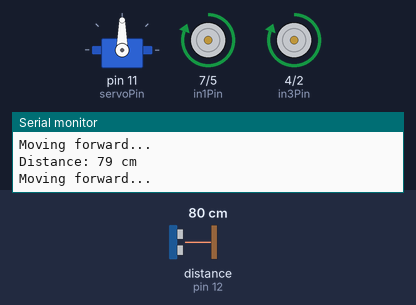
Simulated run of this sketch. Board: Arduino Uno, built with avr-gcc and run on an emulated ATmega328P. Shown: servo, motor-driver pin pairs drawn as motors (green arrow = first pin HIGH = forward, orange = second pin HIGH = backward, longer = more drive, scaled by the enable pin), the last lines printed to the serial monitor. Wiring (inferred from the names in the program): ultrasonic range finder: trigger pin 13; echo pin 12. The inputs (shaded band) are chosen by the test bench; at power-on: distance to the obstacle (sensor on pin 12) 80 cm. The echo pulse lasts 58.3 µs per cm.

Above: at 1.7 s.
1.8 s: distance to the obstacle (sensor on pin 12) set to 34 cm
3.3 s: distance to the obstacle (sensor on pin 12) set to 28 cm
At 4.1 s:
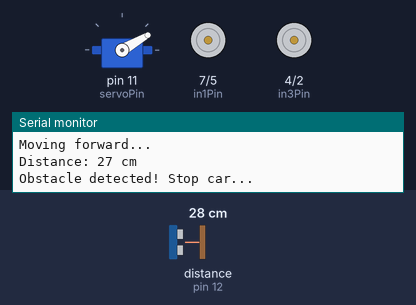
At 6.2 s:
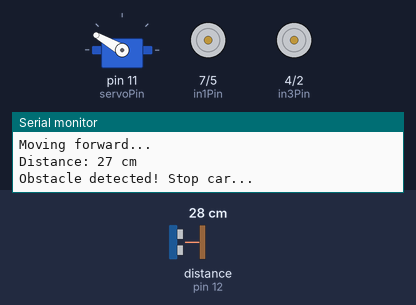
6.3 s: distance to the obstacle (sensor on pin 12) set to 35 cm
At 8.6 s:
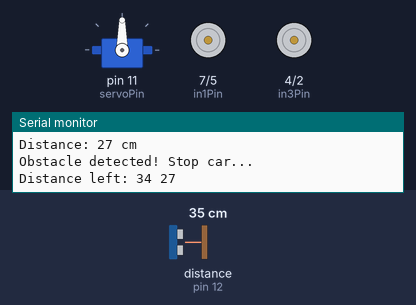
Timing chart, 0 to 10.8 s (numbered marks = the images above; inputs shaded):
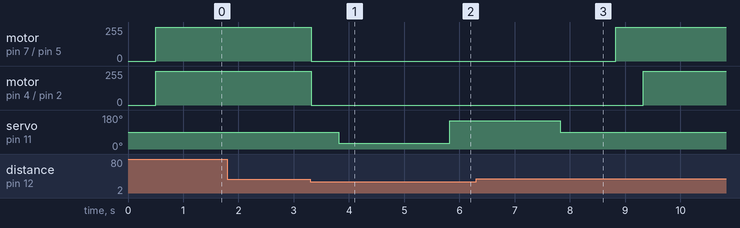

Measured:
- the behaviour switches between 31 and 30 cm on distance to the obstacle (sensor on pin 12) (found by bisection; images 0 and 1)
- after the input at 3.3 s, motor on pin 7 (in1Pin) / pin 5 (in2Pin), motor on pin 4 (in3Pin) / pin 2 (in4Pin): forward 255/255 → stopped at once; servo on pin 11 (servoPin): 90° → 30° after 0.52 s, → 150° 2.0 s later
- after the input at 6.3 s, servo on pin 11 (servoPin): goes on until 7.8 s, then stays 90°

The sketch:

SimpleCodeWithServo.ino
```cpp
#include <Servo.h>

const int trigPin = 13;  // Ultrasonic sensor Trigger Pin
const int echoPin = 12;  // Ultrasonic sensor Echo Pin
const int servoPin = 11;

// Motor control pins: L298N H-bridge
const int enAPin = 6;   // Left motor PWM speed control
const int in1Pin = 7;   // Left motor Direction 1
const int in2Pin = 5;   // Left motor Direction 2
const int in3Pin = 4;   // Right motor Direction 1
const int in4Pin = 2;   // Right motor Direction 2
const int enBPin = 3;   // Right motor PWM speed control

Servo servo;

long duration;
int distance;

void setup() {
  Serial.begin(9600);

  // Set pin modes
  pinMode(trigPin, OUTPUT);
  pinMode(echoPin, INPUT);
  pinMode(enAPin, OUTPUT);
  pinMode(in1Pin, OUTPUT);
  pinMode(in2Pin, OUTPUT);
  pinMode(enBPin, OUTPUT);
  pinMode(in3Pin, OUTPUT);
  pinMode(in4Pin, OUTPUT);
  servo.attach(servoPin);
  servo.write(90);
  delay(500);
  moveForward();
}

void loop() {
  distance = measureDistance();
  Serial.println("Distance: " + String(distance) + " cm");

  if (distance < 30) {
    Serial.println("Obstacle detected! Stop car...");
    // moveBackward(5);
    stopMotors();
    delay(500);

    int distanceRight = scanRight();
    int distanceLeft = scanLeft();
    Serial.println("Distance left: " +String(distanceLeft) + " "+ String(distanceRight));
    sensorbackToCenter();

    if(distanceRight > distanceLeft && distanceRight >= 30) {
      Serial.println("Turning right...");
      turnRight();
    } else if(distanceLeft > distanceRight && distanceLeft >= 30)  {
      Serial.println("Turning Left...");
      turnLeft();
    } else if(distanceLeft < 30 && distanceRight < 30) {
      moveBackward(15);
      delay(500);
    } else {
      Serial.println("Turning right...");
      turnRight();
    }
  } else {
    Serial.println("Moving forward...");
    moveForward();
  }
  moveForward();

  delay(100);  // Small delay to stabilize readings
}

int scanRight() {
  servo.write(30);
  delay(2000);
  return measureDistance();
}

int scanLeft() {

  servo.write(150);
  delay(2000);
  return measureDistance();
}

// Measure distance using the ultrasonic sensor
unsigned int measureDistance() {
  digitalWrite(trigPin, LOW);
  delayMicroseconds(2);
  digitalWrite(trigPin, HIGH);
  delayMicroseconds(10);
  digitalWrite(trigPin, LOW);

  long period = pulseIn(echoPin, HIGH);
  return period * 0.0343 / 2;  // Convert to centimeters
}

void sensorbackToCenter() {
  servo.write(90);
  delay(1000);
}

// Move forward
void moveForward() {
  digitalWrite(in1Pin, HIGH);
  digitalWrite(in2Pin, LOW);


  digitalWrite(in3Pin, HIGH);
  digitalWrite(in4Pin, LOW);
  analogWrite(enAPin, 255);
  analogWrite(enBPin, 255);
}

// Move backward for a specified distance in cm
void moveBackward(int cm) {
  digitalWrite(in1Pin, LOW);
  digitalWrite(in2Pin, HIGH);


  digitalWrite(in3Pin, LOW);
  digitalWrite(in4Pin, HIGH);
  analogWrite(enAPin, 255);
  analogWrite(enBPin, 255);

  delay(cm * 60);  // Adjust delay based on distance
  stopMotors();
}

// Turn left
void turnRight() {
  digitalWrite(in1Pin, LOW);
  digitalWrite(in2Pin, LOW);

  digitalWrite(in3Pin, HIGH);
  digitalWrite(in4Pin, LOW);
  analogWrite(enAPin, 0);
  analogWrite(enBPin, 255);

  delay(500);  // Adjust based on required turn
  stopMotors();
}

// Turn right
void turnLeft() {
  digitalWrite(in1Pin, HIGH);
  digitalWrite(in2Pin, LOW);
  digitalWrite(in3Pin, LOW);
  digitalWrite(in4Pin, LOW);
  analogWrite(enAPin, 255);
  analogWrite(enBPin, 0);

  delay(500);  // Adjust based on required turn
  stopMotors();
}

void stopMotors() {
  digitalWrite(in1Pin, LOW);
  digitalWrite(in2Pin, LOW);


  digitalWrite(in3Pin, LOW);
  digitalWrite(in4Pin, LOW);
  analogWrite(enAPin, 0);
  analogWrite(enBPin, 0);
}
```
